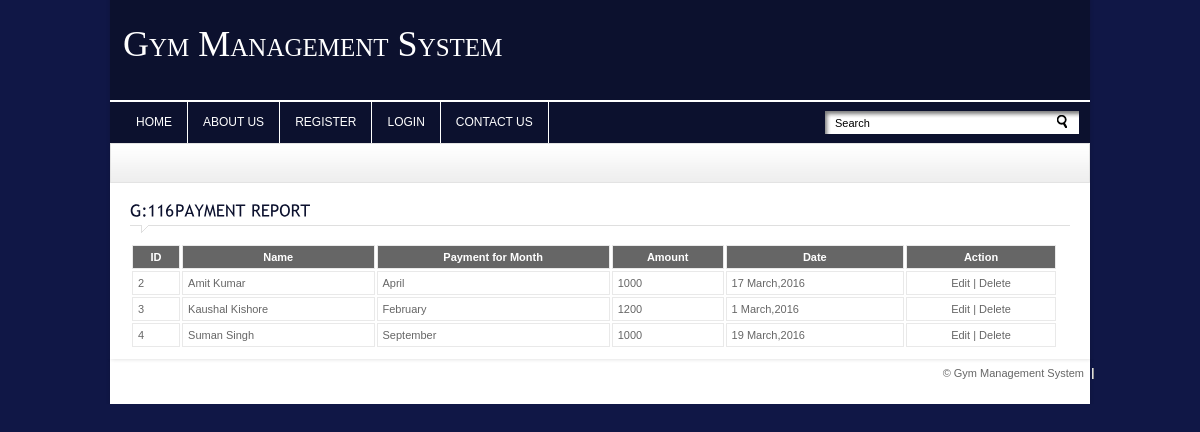
The app's page /payment-report.php with its own data.
### tables this page shows
CREATE TABLE IF NOT EXISTS `payment` (
  `payment_id` int(11) NOT NULL AUTO_INCREMENT,
  `payment_user_id` varchar(255) NOT NULL,
  `payment_for_month` varchar(255) NOT NULL,
  `payment_date` varchar(255) NOT NULL,
  `payment_amount` varchar(255) NOT NULL,
  `payment_description` varchar(255) NOT NULL,
  PRIMARY KEY (`payment_id`)
);

CREATE TABLE IF NOT EXISTS `user` (
  `user_id` int(11) NOT NULL AUTO_INCREMENT,
  `user_package_id` varchar(255) NOT NULL,
  `user_shift_id` varchar(255) NOT NULL,
  `user_level_id` varchar(255) DEFAULT NULL,
  `user_username` varchar(255) DEFAULT NULL,
  `user_password` varchar(255) DEFAULT NULL,
  `user_name` varchar(255) NOT NULL,
  `user_add1` varchar(255) NOT NULL,
  `user_add2` varchar(255) NOT NULL,
  `user_city` varchar(255) NOT NULL,
  `user_state` varchar(255) NOT NULL,
  `user_country` varchar(255) NOT NULL,
  `user_email` varchar(255) NOT NULL,
  `user_mobile` varchar(255) NOT NULL,
  `user_gender` varchar(255) NOT NULL,
  `user_dob` varchar(255) NOT NULL,
  `user_image` varchar(255) NOT NULL,
  PRIMARY KEY (`user_id`)
);

CREATE TABLE IF NOT EXISTS `month` (
  `month_id` int(11) NOT NULL AUTO_INCREMENT,
  `month_name` varchar(100) NOT NULL,
  PRIMARY KEY (`month_id`)
);

### payment-report.php (the view, shortened to what this page needs)
<?php
	include_once("includes/header.php");
	include_once("includes/db_connect.php");
	$SQL="SELECT * FROM `payment`,`user`,`month` WHERE payment_for_month = month_id AND payment_user_id = user_id";
	$rs=mysqli_query($con,$SQL) or die(mysqli_error($con));
?>
	<div class="crumb">
    </div>
	<div id="content_sec">
		<div class="col1" style="width:100%">
		<div class="contact">
			<h4 class="heading colr">Payment Report</h4>
			<form name="frm_payment" action="lib/payment.php" method="post">
				<div class="static">
					<table style="width:100%">
					  <tbody>
					  <tr class="tablehead bold">
					    <td scope="col">ID</td>
						<td scope="col">Name</td>
						<td scope="col">Payment for Month</td>
						<td scope="col">Amount</td>
						<td scope="col">Date</td>
						<td scope="col">Action</td>
					  </tr>
					<?php
					while($data = mysqli_fetch_assoc($rs))
					{
					?>
					  <tr>
						<td><?=$data[payment_id]?></td>
						<td><?=$data[user_name]?></td>
						<td><?=$data[month_name]?></td>
						<td><?=$data[payment_amount]?></td>
						<td><?=$data[payment_date]?></td>
						<td style="text-align:center">
							<a href="payment.php?payment_id=<?php echo $data[payment_id] ?>">Edit</a> | <a href="Javascript:delete_payment(<?=$data[payment_id]?>)">Delete</a> </td>
					  </tr>
					<?php } ?>
					</tbody>
					</table>
				</div>
			</form>
		</div>
		</div>
	</div>
<?php include_once("includes/footer.php"); ?>

### css/style.css (style rules this page uses)
* { padding:0px; margin:0px; }
body { background-color:#101746; font-family:Arial, Helvetica, sans-serif; font-size:11px; color:#666666; float:left; width:100%; }
a { text-decoration:none; outline:none; color:#666666; }
.bold { font-weight:bold; }
.colr { color:#0c112e !important; }
h4 { font-size:16px; font-weight:normal; }
.heading { padding:10px 0px 14px 0px !important; width:100% !important; margin-bottom:10px !important; text-transform:uppercase; background-image:url(../images/heading.gif); background-repeat:no-repeat; background-position:left bottom; }
#content_sec { width:940px; padding:10px 20px; margin-left:10px; background-color:#FFF; float:left; }
.col1 { width:675px; float:left; }
.crumb { width:958px; height:30px; padding:8px 10px 0px 10px; background-image:url(../images/crumb.gif); background-repeat:repeat-x; margin-left:10px; border:#e3e3e3 solid 1px; }
.static { float:left; width:928px; }
.static table { float:left; width:453px; }
.static tr.tablehead { background-color:#666666; color:#FFF; padding:10px; text-align:center; }
.static tr td { padding:5px; border:#e9e9e9 solid 1px; }

### css/slider.css (style rules this page uses)
* { margin: 0; padding: 0; }

### records on screen
payment: payment_id "2", user.user_name "Amit Kumar", month.month_name "April", payment_amount "1000", payment_date "17 March,2016"
payment: payment_id "3", user.user_name "Kaushal Kishore", month.month_name "February", payment_amount "1200", payment_date "1 March,2016"
payment: payment_id "4", user.user_name "Suman Singh", month.month_name "September", payment_amount "1000", payment_date "19 March,2016"
